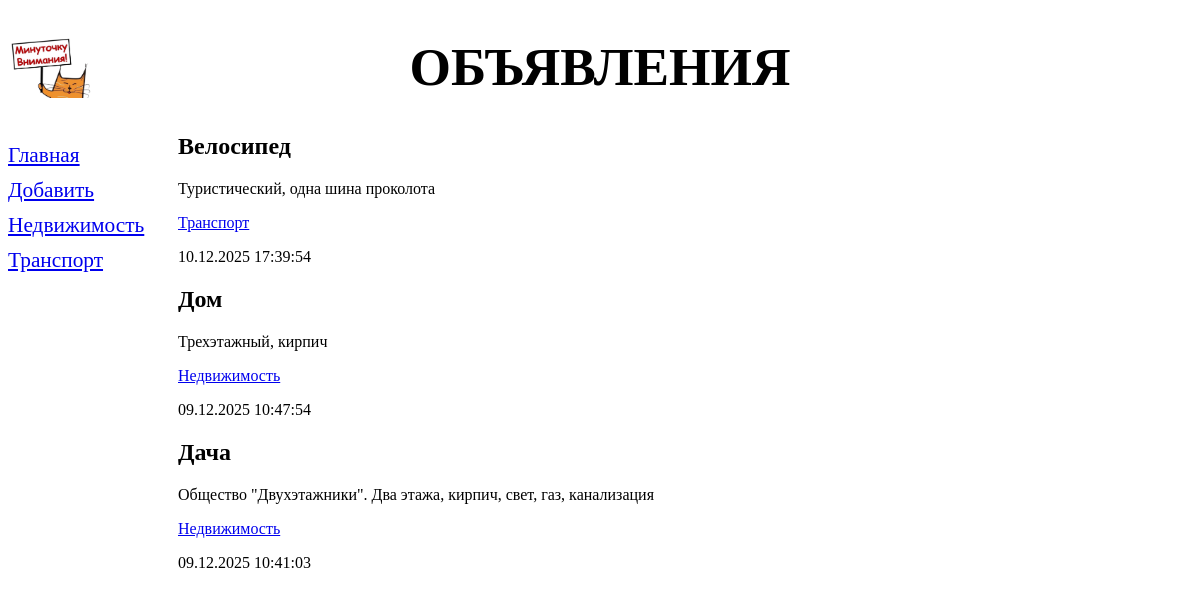
/bboard/, run on the app's committed database.
### bboard/models.py (models this page shows, shortened)
class Rubric(models.Model):
 name = models.CharField(max_length=20, db_index=True, verbose_name='Название')
 class Meta:
  verbose_name_plural = 'Рубрики'
  verbose_name = 'Рубрика'
  ordering = ['name']

class Bb(models.Model):
 title = models.CharField(max_length=50, verbose_name='Товар')
 content = models.TextField(verbose_name='Описание')
 price = models.FloatField(verbose_name='Цена')
 published = models.DateTimeField(auto_now_add=True, db_index=True, verbose_name='Опубликовано')
 rubric = models.ForeignKey('Rubric', null=True, on_delete=models.PROTECT, verbose_name='Рубрика')
 class Meta:
  verbose_name_plural = 'Объявления'
  verbose_name = 'Объявление'
  ordering = ['-published']

### bboard/views.py (the view)
# urls.py: path('', index, name='index'),
def index(request):
    bbs = Bb.objects.all()
    rubrics = Rubric.objects.all()
    context = {'bbs': bbs, 'rubrics': rubrics}
    return render(request, 'bboard/index.html', context)

### bboard/templates/bboard/index.html
{% extends "layout/basic.html" %}
{% block content %}
{% for bb in bbs %}
<div>
 <h2>{{ bb.title }}</h2>
 <p>{{ bb.content }}</p>
 <p><a href="{% url 'rubric_bbs' bb.rubric.pk %}">
 {{ bb.rubric.name }}</a></p>
 <p>{{ bb.published|date:"d.m.Y H:i:s" }}</p>
</div>
{% endfor %}
{% endblock %}

### bboard/templates/layout/basic.html (shortened to what this page needs)
{% load static %}
<!DOCTYPE html>
<html>
 <head>
 <link rel="stylesheet" type="text/css"
 a href="{% static 'bboard/style.css' %}">
 </head>
 <body>
 <header>
 <h1>Объявления</h1>
 </header>
 <nav>
 <a href="{% url 'index' %}">Главная</a>
 <a href="{% url 'add' %}">Добавить</a>
 {% for rubric in rubrics %}
 <a href="{% url 'rubric_bbs' rubric.pk %}">{{ rubric.name }}</a>
 {% endfor %}
 </nav>
 <main>
 {% block content %}
 {% endblock %}
 </main>
 </body>
</html>

### bboard/static/bboard/style.css (style rules this page uses)
header h1 { font-size: 40pt; text-transform: uppercase; text-align: center; background: url("bg.jpg") left / auto 100% no-repeat; }
nav { font-size: 16pt; width: 150px; float: left; }
nav a { display: block; margin: 10px 0px; }
main { margin-left: 170px; }

### data on the page
Rubric: name "Недвижимость"
Rubric: name "Транспорт"
Bb: title "Велосипед", content "Туристический, одна шина проколота", rubric.name "Транспорт", published "10.12.2025 17:39:54"
Bb: title "Дом", content "Трехэтажный, кирпич", rubric.name "Недвижимость", published "09.12.2025 10:47:54"
Bb: title "Дача", content "Общество \"Двухэтажники\". Два этажа, кирпич, свет, газ, канализация", rubric.name "Недвижимость", published "09.12.2025 10:41:03"
